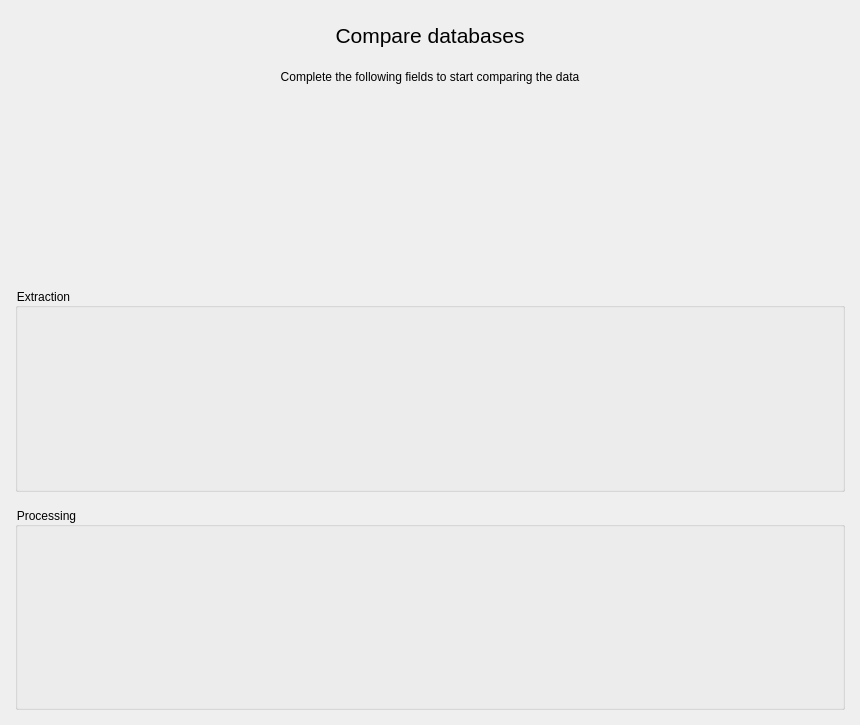
<?xml version="1.0" encoding="UTF-8"?>
<ui version="4.0">
 <class>MainPages</class>
 <widget class="QWidget" name="MainPages">
  <property name="geometry">
   <rect>
    <x>0</x>
    <y>0</y>
    <width>860</width>
    <height>725</height>
   </rect>
  </property>
  <property name="windowTitle">
   <string>Form</string>
  </property>
  <layout class="QVBoxLayout" name="main_pages_layout">
   <property name="spacing">
    <number>0</number>
   </property>
   <property name="leftMargin">
    <number>5</number>
   </property>
   <property name="topMargin">
    <number>5</number>
   </property>
   <property name="rightMargin">
    <number>5</number>
   </property>
   <property name="bottomMargin">
    <number>5</number>
   </property>
   <item>
    <widget class="QStackedWidget" name="pages">
     <property name="currentIndex">
      <number>1</number>
     </property>
     <widget class="QWidget" name="page_1">
      <property name="styleSheet">
       <string notr="true">font-size: 14pt</string>
      </property>
      <layout class="QVBoxLayout" name="page_1_layout">
       <property name="spacing">
        <number>5</number>
       </property>
       <property name="leftMargin">
        <number>5</number>
       </property>
       <property name="topMargin">
        <number>5</number>
       </property>
       <property name="rightMargin">
        <number>5</number>
       </property>
       <property name="bottomMargin">
        <number>5</number>
       </property>
       <item alignment="Qt::AlignmentFlag::AlignHCenter">
        <widget class="QFrame" name="welcome_base">
         <property name="minimumSize">
          <size>
           <width>300</width>
           <height>150</height>
          </size>
         </property>
         <property name="maximumSize">
          <size>
           <width>300</width>
           <height>150</height>
          </size>
         </property>
         <property name="frameShape">
          <enum>QFrame::Shape::NoFrame</enum>
         </property>
         <property name="frameShadow">
          <enum>QFrame::Shadow::Raised</enum>
         </property>
         <layout class="QVBoxLayout" name="center_page_layout">
          <property name="spacing">
           <number>10</number>
          </property>
          <property name="leftMargin">
           <number>0</number>
          </property>
          <property name="topMargin">
           <number>0</number>
          </property>
          <property name="rightMargin">
           <number>0</number>
          </property>
          <property name="bottomMargin">
           <number>0</number>
          </property>
          <item>
           <widget class="QFrame" name="logo">
            <property name="minimumSize">
             <size>
              <width>300</width>
              <height>120</height>
             </size>
            </property>
            <property name="maximumSize">
             <size>
              <width>300</width>
              <height>120</height>
             </size>
            </property>
            <property name="frameShape">
             <enum>QFrame::Shape::NoFrame</enum>
            </property>
            <property name="frameShadow">
             <enum>QFrame::Shadow::Raised</enum>
            </property>
            <layout class="QVBoxLayout" name="logo_layout">
             <property name="spacing">
              <number>0</number>
             </property>
             <property name="leftMargin">
              <number>0</number>
             </property>
             <property name="topMargin">
              <number>0</number>
             </property>
             <property name="rightMargin">
              <number>0</number>
             </property>
             <property name="bottomMargin">
              <number>0</number>
             </property>
            </layout>
           </widget>
          </item>
          <item>
           <widget class="QLabel" name="label">
            <property name="text">
             <string>Dbtective Compare Tool</string>
            </property>
            <property name="alignment">
             <set>Qt::AlignmentFlag::AlignCenter</set>
            </property>
           </widget>
          </item>
         </layout>
        </widget>
       </item>
      </layout>
     </widget>
     <widget class="QWidget" name="page_2">
      <layout class="QVBoxLayout" name="page_2_layout">
       <property name="spacing">
        <number>5</number>
       </property>
       <property name="leftMargin">
        <number>5</number>
       </property>
       <property name="topMargin">
        <number>5</number>
       </property>
       <property name="rightMargin">
        <number>5</number>
       </property>
       <property name="bottomMargin">
        <number>5</number>
       </property>
       <item>
        <widget class="QScrollArea" name="scroll_area">
         <property name="styleSheet">
          <string notr="true">background: transparent;</string>
         </property>
         <property name="frameShape">
          <enum>QFrame::Shape::NoFrame</enum>
         </property>
         <property name="verticalScrollBarPolicy">
          <enum>Qt::ScrollBarPolicy::ScrollBarAlwaysOff</enum>
         </property>
         <property name="horizontalScrollBarPolicy">
          <enum>Qt::ScrollBarPolicy::ScrollBarAlwaysOff</enum>
         </property>
         <property name="sizeAdjustPolicy">
          <enum>QAbstractScrollArea::SizeAdjustPolicy::AdjustToContents</enum>
         </property>
         <property name="widgetResizable">
          <bool>true</bool>
         </property>
         <widget class="QWidget" name="contents">
          <property name="geometry">
           <rect>
            <x>0</x>
            <y>0</y>
            <width>840</width>
            <height>705</height>
           </rect>
          </property>
          <property name="styleSheet">
           <string notr="true">background: transparent;</string>
          </property>
          <layout class="QVBoxLayout" name="verticalLayout">
           <property name="spacing">
            <number>15</number>
           </property>
           <property name="leftMargin">
            <number>5</number>
           </property>
           <property name="topMargin">
            <number>5</number>
           </property>
           <property name="rightMargin">
            <number>5</number>
           </property>
           <property name="bottomMargin">
            <number>5</number>
           </property>
           <item>
            <widget class="QLabel" name="title_label">
             <property name="maximumSize">
              <size>
               <width>16777215</width>
               <height>40</height>
              </size>
             </property>
             <property name="font">
              <font>
               <pointsize>16</pointsize>
              </font>
             </property>
             <property name="styleSheet">
              <string notr="true">font-size: 16pt</string>
             </property>
             <property name="text">
              <string>Compare databases</string>
             </property>
             <property name="alignment">
              <set>Qt::AlignmentFlag::AlignCenter</set>
             </property>
            </widget>
           </item>
           <item>
            <widget class="QLabel" name="description_label">
             <property name="text">
              <string>Complete the following fields to start comparing the data</string>
             </property>
             <property name="alignment">
              <set>Qt::AlignmentFlag::AlignHCenter|Qt::AlignmentFlag::AlignTop</set>
             </property>
             <property name="wordWrap">
              <bool>true</bool>
             </property>
            </widget>
           </item>
           <item>
            <layout class="QHBoxLayout" name="row_1_layout">
             <property name="sizeConstraint">
              <enum>QLayout::SizeConstraint::SetDefaultConstraint</enum>
             </property>
             <item>
              <layout class="QVBoxLayout" name="db1"/>
             </item>
             <item>
              <layout class="QVBoxLayout" name="db2"/>
             </item>
            </layout>
           </item>
           <item>
            <layout class="QHBoxLayout" name="row_2_layout">
             <item>
              <widget class="QGroupBox" name="row_2_groupbox">
               <property name="styleSheet">
                <string notr="true"/>
               </property>
               <property name="title">
                <string>Extraction</string>
               </property>
               <layout class="QHBoxLayout" name="horizontalLayout_8" stretch="0">
                <property name="sizeConstraint">
                 <enum>QLayout::SizeConstraint::SetNoConstraint</enum>
                </property>
                <property name="topMargin">
                 <number>12</number>
                </property>
                <item>
                 <layout class="QGridLayout" name="extraction"/>
                </item>
               </layout>
              </widget>
             </item>
            </layout>
           </item>
           <item>
            <layout class="QHBoxLayout" name="row_3_layout">
             <item>
              <widget class="QGroupBox" name="row_3_groupbox">
               <property name="minimumSize">
                <size>
                 <width>0</width>
                 <height>50</height>
                </size>
               </property>
               <property name="styleSheet">
                <string notr="true"/>
               </property>
               <property name="title">
                <string>Processing</string>
               </property>
               <layout class="QHBoxLayout" name="horizontalLayout_10">
                <property name="spacing">
                 <number>0</number>
                </property>
                <property name="sizeConstraint">
                 <enum>QLayout::SizeConstraint::SetNoConstraint</enum>
                </property>
                <property name="leftMargin">
                 <number>0</number>
                </property>
                <property name="topMargin">
                 <number>0</number>
                </property>
                <property name="rightMargin">
                 <number>0</number>
                </property>
                <property name="bottomMargin">
                 <number>0</number>
                </property>
                <item>
                 <layout class="QHBoxLayout" name="processing"/>
                </item>
               </layout>
              </widget>
             </item>
            </layout>
           </item>
           <item>
            <layout class="QHBoxLayout" name="row_4_layout"/>
           </item>
           <item>
            <layout class="QHBoxLayout" name="row_5_layout"/>
           </item>
          </layout>
         </widget>
        </widget>
       </item>
      </layout>
     </widget>
     <widget class="QWidget" name="page_3">
      <property name="styleSheet">
       <string notr="true">QFrame {
	font-size: 16pt;
}</string>
      </property>
      <layout class="QVBoxLayout" name="page_3_layout">
       <item>
        <widget class="QScrollArea" name="scrollArea">
         <property name="styleSheet">
          <string notr="true">background: transparent;</string>
         </property>
         <property name="frameShape">
          <enum>QFrame::Shape::NoFrame</enum>
         </property>
         <property name="sizeAdjustPolicy">
          <enum>QAbstractScrollArea::SizeAdjustPolicy::AdjustToContents</enum>
         </property>
         <property name="widgetResizable">
          <bool>true</bool>
         </property>
         <widget class="QWidget" name="contents_2">
          <property name="geometry">
           <rect>
            <x>0</x>
            <y>0</y>
            <width>832</width>
            <height>697</height>
           </rect>
          </property>
          <property name="styleSheet">
           <string notr="true">background: transparent;</string>
          </property>
          <layout class="QVBoxLayout" name="verticalLayout_3">
           <item>
            <widget class="QLabel" name="title_label_2">
             <property name="maximumSize">
              <size>
               <width>16777215</width>
               <height>40</height>
              </size>
             </property>
             <property name="font">
              <font>
               <pointsize>16</pointsize>
              </font>
             </property>
             <property name="styleSheet">
              <string notr="true">font-size: 16pt</string>
             </property>
             <property name="text">
              <string>add a new Database Config</string>
             </property>
             <property name="alignment">
              <set>Qt::AlignmentFlag::AlignCenter</set>
             </property>
            </widget>
           </item>
           <item>
            <widget class="QLabel" name="description_label_2">
             <property name="text">
              <string>&lt;html&gt;&lt;head/&gt;&lt;body&gt;&lt;p&gt;&lt;span style=&quot; font-size:9pt;&quot;&gt;To get started, choose the database from the following choice.&lt;br/&gt;Then, fill in the fields and click Save&lt;/span&gt;&lt;/p&gt;&lt;/body&gt;&lt;/html&gt;</string>
             </property>
             <property name="alignment">
              <set>Qt::AlignmentFlag::AlignHCenter|Qt::AlignmentFlag::AlignTop</set>
             </property>
             <property name="wordWrap">
              <bool>true</bool>
             </property>
            </widget>
           </item>
           <item>
            <layout class="QHBoxLayout" name="DB_selector"/>
           </item>
           <item>
            <layout class="QHBoxLayout" name="Oracle">
             <item>
              <widget class="QFrame" name="oracle">
               <property name="frameShape">
                <enum>QFrame::Shape::StyledPanel</enum>
               </property>
               <property name="frameShadow">
                <enum>QFrame::Shadow::Raised</enum>
               </property>
               <layout class="QVBoxLayout" name="verticalLayout_5">
                <item>
                 <layout class="QVBoxLayout" name="oracle_layout">
                  <item>
                   <layout class="QGridLayout" name="settings_oracle"/>
                  </item>
                  <item>
                   <widget class="QGroupBox" name="authentification">
                    <property name="title">
                     <string>Authentification</string>
                    </property>
                    <layout class="QVBoxLayout" name="verticalLayout_4">
                     <item>
                      <layout class="QGridLayout" name="authentification_layout"/>
                     </item>
                    </layout>
                   </widget>
                  </item>
                 </layout>
                </item>
               </layout>
              </widget>
             </item>
            </layout>
           </item>
           <item>
            <layout class="QHBoxLayout" name="Settings">
             <item>
              <widget class="QFrame" name="settings">
               <property name="frameShape">
                <enum>QFrame::Shape::StyledPanel</enum>
               </property>
               <property name="frameShadow">
                <enum>QFrame::Shadow::Raised</enum>
               </property>
               <layout class="QVBoxLayout" name="verticalLayout_6">
                <item>
                 <layout class="QHBoxLayout" name="settings_layout"/>
                </item>
                <item>
                 <layout class="QHBoxLayout" name="settings_buttons"/>
                </item>
               </layout>
              </widget>
             </item>
            </layout>
           </item>
          </layout>
         </widget>
        </widget>
       </item>
      </layout>
     </widget>
     <widget class="QWidget" name="page_4">
      <layout class="QVBoxLayout" name="verticalLayout_2"/>
     </widget>
    </widget>
   </item>
  </layout>
 </widget>
 <resources/>
 <connections/>
</ui>
